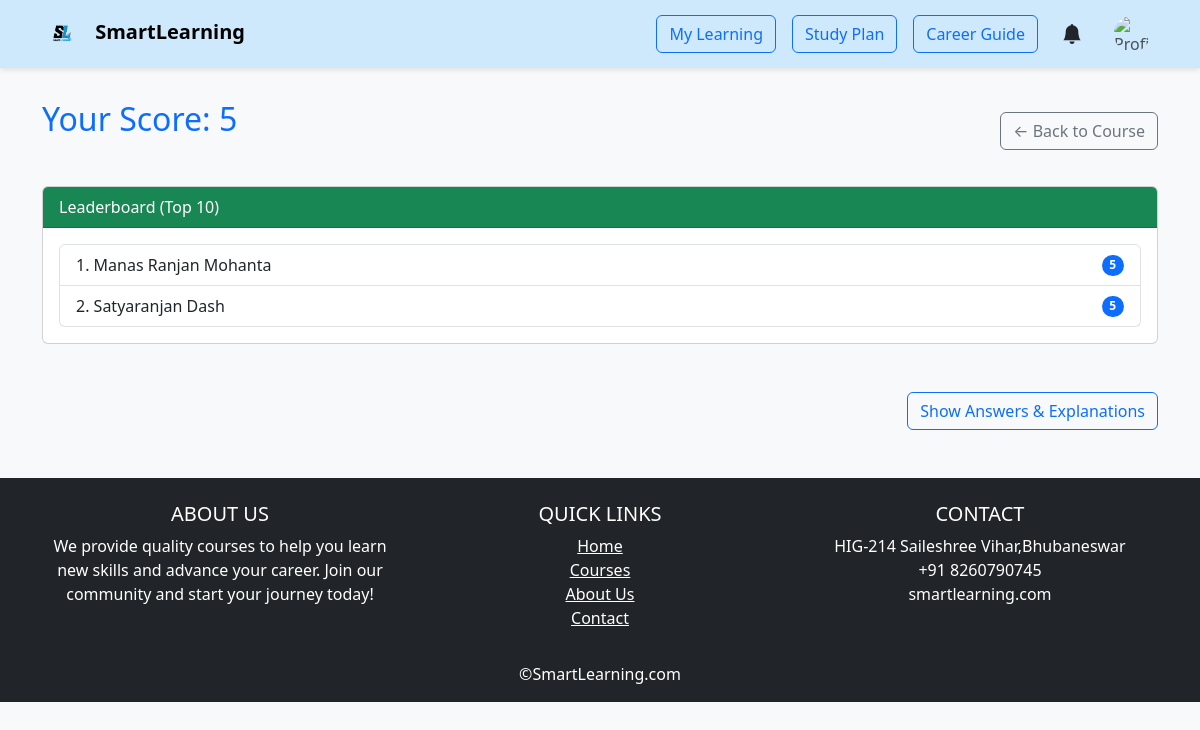
/quiz_result.php?quiz_id=5&student_id=19 (signed in), run on the app's committed database.
### tables this page shows
CREATE TABLE `quiz_submissions` (
  `id` int(11) NOT NULL,
  `quiz_id` int(11) NOT NULL,
  `student_id` int(11) NOT NULL,
  `score` int(11) NOT NULL,
  `submitted_at` datetime DEFAULT current_timestamp()
);

CREATE TABLE `users` (
  `id` int(11) NOT NULL,
  `name` varchar(255) NOT NULL,
  `email` varchar(255) NOT NULL,
  `password` varchar(255) NOT NULL,
  `role` varchar(20) NOT NULL,
  `image` varchar(200) NOT NULL,
  `otp` varchar(6) DEFAULT NULL,
  `otp_expires_at` datetime DEFAULT NULL,
  `is_verified` tinyint(1) DEFAULT 0,
  `status` enum('pending','approved','rejected') DEFAULT 'pending'
);

### quiz_result.php (the view, shortened to what this page needs)
<?php
include_once 'student_navbar.php';
$quizId = isset($_GET['quiz_id']) ? (int)$_GET['quiz_id'] : 0;
$studentId = isset($_GET['student_id']) ? (int)$_GET['student_id'] : 0;
$score = 0;
$submissionQuery = $conn->prepare("SELECT score FROM quiz_submissions WHERE quiz_id = ? AND student_id = ? ORDER BY submitted_at DESC LIMIT 1");
$submissionQuery->bind_param("ii", $quizId, $studentId);
$submissionQuery->execute();
$submissionResult = $submissionQuery->get_result();
if ($row = $submissionResult->fetch_assoc()) {
    $score = $row['score'];
} else {
    echo "<div class='alert alert-warning'>No submission found for this quiz.</div>";
    exit;
}
$leaderboardQuery = $conn->prepare("SELECT u.name, qs.score FROM quiz_submissions qs JOIN users u ON qs.student_id = u.id WHERE qs.quiz_id = ? ORDER BY qs.score DESC, qs.submitted_at ASC LIMIT 10");
$leaderboardQuery->bind_param("i", $quizId);
$leaderboardQuery->execute();
$leaders = $leaderboardQuery->get_result()->fetch_all(MYSQLI_ASSOC);
?>
<!DOCTYPE html>
<html lang="en">
<head>
    <link href="https://cdn.jsdelivr.net/npm/bootstrap@5.3.3/dist/css/bootstrap.min.css" rel="stylesheet">
</head>
<body class="bg-light">
<div class="container my-5">
    <div class="d-flex justify-content-between align-items-center mb-4">
        <h2 class="mb-4 text-primary">Your Score: <?= $score ?></h2>
        <a href="mylearning.php" class="btn btn-outline-secondary">← Back to Course</a>
    </div>
    <div class="card mb-5">
        <div class="card-header bg-success text-white">Leaderboard (Top 10)</div>
        <div class="card-body">
            <ul class="list-group">
                <?php foreach ($leaders as $index => $leader): ?>
                    <li class="list-group-item d-flex justify-content-between align-items-center">
                        <?= ($index+1) . '. ' . htmlspecialchars($leader['name']) ?>
                        <span class="badge bg-primary rounded-pill"><?= $leader['score'] ?></span>
                    </li>
                <?php endforeach; ?>
            </ul>
        </div>
    </div>
        <div class="text-end mb-3">
            <button class="btn btn-outline-primary" id="toggleAnswersBtn">Show Answers & Explanations</button>
        </div>
</div>
</body>
<?php include_once 'footer.php'?>
</html>

### data on the page
quiz_submissions: score "5", student.name "Manas Ranjan Mohanta"
quiz_submissions: student.name "Satyaranjan Dash", score "5"
